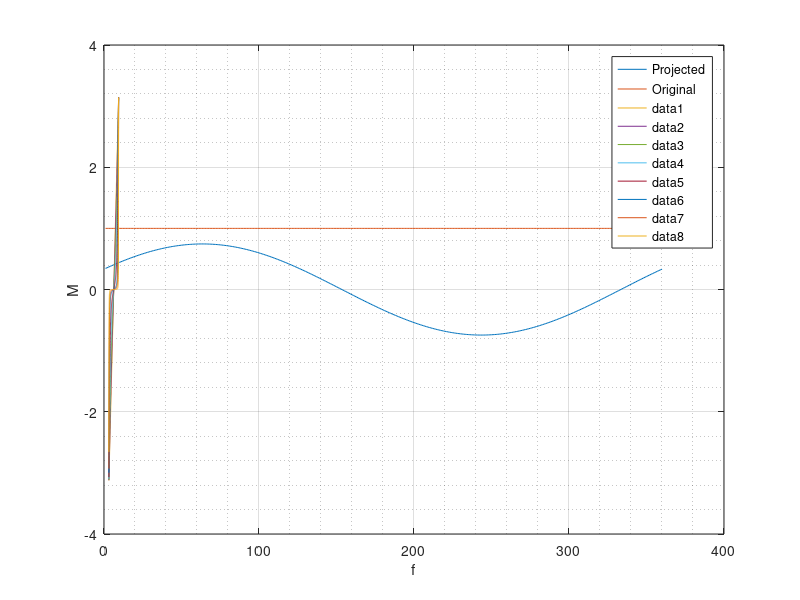

MATLAB code for this plot:
close all
clear;clc

R = 1;
c = [0,0,0];
angs = deg2rad(1:360)';
x = R * cos(angs) + c(1);
y = R * sin(angs) + c(2);
z = zeros(size(x));
points = [x,y,z];

test_vec = [1,2,2];

proj_length = nan(size(x));

for i = 1:length(x)
    proj_length(i) = dot(points(i,:),test_vec)/norm(test_vec);
end

plot(rad2deg(angs),proj_length)
hold on
plot(rad2deg(angs),vecnorm(points,2,2));
hold off
legend('Projected','Original')
grid on
grid(gca,'minor')

%%
close all
clear;clc

e_vect = [0,0.1,0.3,0.5,0.7,0.9,0.95,0.99];
f = deg2rad(181:540);
    
figure(1)
hold on

for i = 1:length(e_vect)
    e = e_vect(i);
    E = 2 * atan(sqrt((1-e)/(1+e))*tan(f/2));
    M = E - e*sin(E);
    plot(f,M);
end

hold off
xlabel('f')
ylabel('M')
